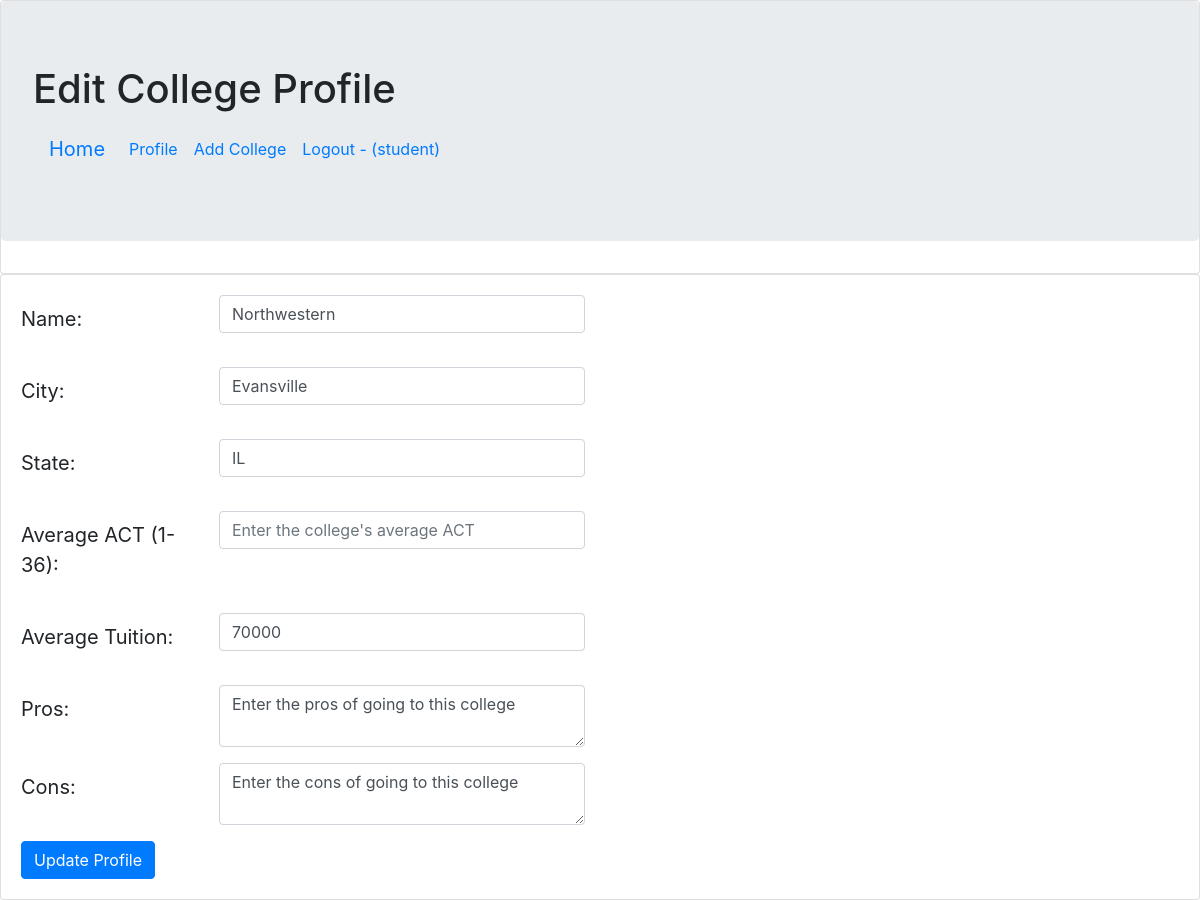
Screenshot of /editCollegeProfile.php?id=3 (signed in) with the database file from the repository.
### tables this page shows
CREATE TABLE `college_CI` (
  `id` int NOT NULL AUTO_INCREMENT,
  `name` varchar(50) NOT NULL,
  `city_location` varchar(50) NOT NULL,
  `state_location` varchar(2) NOT NULL,
  `average_act` int NOT NULL,
  `average_tuition` int NOT NULL,
  `pros` longtext NOT NULL,
  `cons` longtext NOT NULL,
  `user_id` int NOT NULL,
  `approved` char(1) NOT NULL DEFAULT 'F',
  PRIMARY KEY (`id`),
  KEY `user_id` (`user_id`),
  CONSTRAINT `college_CI_ibfk_1` FOREIGN KEY (`user_id`) REFERENCES `user_CI` (`id`)
);

### editCollegeProfile.php (the view, shortened to what this page needs)
<!DOCTYPE html>
<html>
  <head>
    <link rel="stylesheet"
          href="https://cdn.jsdelivr.net/npm/bootstrap@4.6.0/dist/css/bootstrap.min.css"
>
  </head>
  <header>
    <div class="card">
      <div class="jumbotron">
        <h1>Edit College Profile</h1>
        <nav class="navbar navbar-expand-lg">
          <a class="navbar-brand" href="index.php">Home</a>
          <div class="collapse navbar-collapse"
               id="navbarSupportedContent">
            <ul class="navbar-nav mr-auto">
        <?php
          if (!isset($_SESSION['user_id'])) {
        ?>
              <li class="nav-item active">
                <a class="nav-link" href="signup.php">Sign Up <span class="sr-only">(current)</span></a>
              </li>
              <li>
                <a class="nav-link" href="login.php">Login</a>
              </li>
        <?php
          }
          elseif (isset($_SESSION['user_id'])) {
        ?>
              <li>
                <a class="nav-link" href="userProfile.php">Profile</a>
              </li>
              <li>
                <a class="nav-link" href="addCollege.php">Add College</a>
              </li>
              <li>
                <a class="nav-link" href="logout.php">Logout - (<?= $_SESSION['user_name'] ?>)</a>
              </li>
        <?php
          }
        ?>
            </ul>
          </div>
        </nav>
      </div>
    </div>
  </header>
  <body>
    <div class="card">
      <div class="card-body">
      <?php
        $display_edit_form = true;
        if (isset($_SESSION['user_id'])) {
            if (!isset($_GET['id'])) {
                $id = $_POST['college_id'];
            }
            else {
                $id = $_GET['id'];
            }
            $dbc = mysqli_connect(DB_HOST, DB_USER, DB_PASSWORD, DB_NAME)
                    or trigger_error('Error connecting to MySQL server for ' . DB_NAME, E_USER_ERROR);
            $query = "SELECT * FROM college_CI WHERE id = $id";
            $result = mysqli_query($dbc, $query)
                            or trigger_error('Error querying database ' . DB_NAME, E_USER_ERROR);
            $row = mysqli_fetch_assoc($result);
            if ($display_edit_form) {
            ?>
                <form class="needs-validation" novalidation method="POST"
                      action="<?= $_SERVER['PHP_SELF'] ?>">
                  <div class="form-group row">
                    <label for="name"
                            class="col-sm-2 col-form-label-lg">Name:</label>
                    <div class="col-sm-4">
                      <input type="text"
                              class="form-control"
                              id="name"
                              name="name"
                              value="<?=  $row['name'] ?>"
                              placeholder="Enter the college's name" required>
                    </div>
                  </div>
                  <div class="form-group row">
                    <label for="city_location"
                            class="col-sm-2 col-form-label-lg">City:</label>
                    <div class="col-sm-4">
                      <input type="text"
                              class="form-control"
                              id="city_location"
                              name="city_location"
                              value="<?=  $row['city_location'] ?>"
                              placeholder="Enter the college's City" required>
                    </div>
                  </div>
                  <div class="form-group row">
                    <label for="state_location"
                            class="col-sm-2 col-form-label-lg">State:</label>
                    <div class="col-sm-4">
                      <input type="text"
                              class="form-control"
                              id="state_location"
                              name="state_location"
                              value="<?=  $row['state_location'] ?>"
                              placeholder="Enter the college's State" required>
                    </div>
                  </div>
                  <div class="form-group row">
                    <label for="average_act"
                            class="col-sm-2 col-form-label-lg">Average ACT (1-36):</label>
                    <div class="col-sm-4">
                      <input type="number"
                              class="form-control"
                              id="average_act"
                              name="average_act"
                              value="<?=  $row['average'] ?>"
                              placeholder="Enter the college's average ACT" required>
                    </div>
                  </div>
                  <div class="form-group row">
                    <label for="average_tuition"
                            class="col-sm-2 col-form-label-lg">Average Tuition:</label>
                    <div class="col-sm-4">
                      <input type="number"
                              class="form-control"
                              id="average_tuition"
                              name="average_tuition"
                              value="<?=  $row['average_tuition'] ?>"
                              placeholder="Enter the college's average tuition" required>
                    </div>
                  </div>
                  <div class="form-group row">
                    <label for="pros"
                            class="col-sm-2 col-form-label-lg">Pros:</label>
                    <div class="col-sm-4">
                      <textarea class="form-control"
                              id="pros"
                              name="pros"
                              value="<?=  $row['pros'] ?>" required>Enter the pros of going to this college
                      </textarea>
                    </div>
                  </div>
                  <div class="form-group row">
                    <label for="cons"
                            class="col-sm-2 col-form-label-lg">Cons:</label>
                    <div class="col-sm-4">
                      <textarea class="form-control"
                              id="cons"
                              name="cons"
                              value="<?=  $row['cons'] ?>" required>Enter the cons of going to this college
                      </textarea>
                    </div>
                  </div>
                  <button class="btn btn-primary" type="submit"
                          name="update_college">Update Profile
                  </button>
                </form>
            <?php
            }
        }
      ?>
      </div>
    </div>
  </body>
</html>

### rows the page displays
college_ci: name "Northwestern", city_location "Evansville", state_location "IL", average_tuition "70000", pros "Enter the pros of going to this college", cons "Enter the cons of going to this college"

### other values shown
$_SESSION['user_name'] "student"
